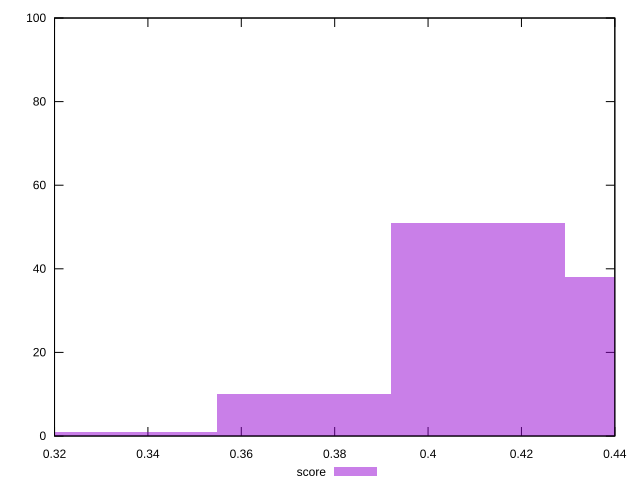

Recreate this plot in gnuplot.
reset

$score <<EOF
0.37340434930464883 10
0.41074478423511374 51
0.44808521916557864 38
0.336063914374184 1
EOF

set key outside below
set boxwidth 0.037340434930464884
set xrange [0.32:0.44]
set yrange [0:100]
set trange [0:100]
set style fill transparent solid 0.5 noborder
set terminal svg size 640, 490 enhanced background rgb 'white'
set output "reports/report_00028_2021-02-24T12-49-42.674Z/uses-rel-preload/samples/music/score/histogram.svg"

plot $score title "score" with boxes

reset
